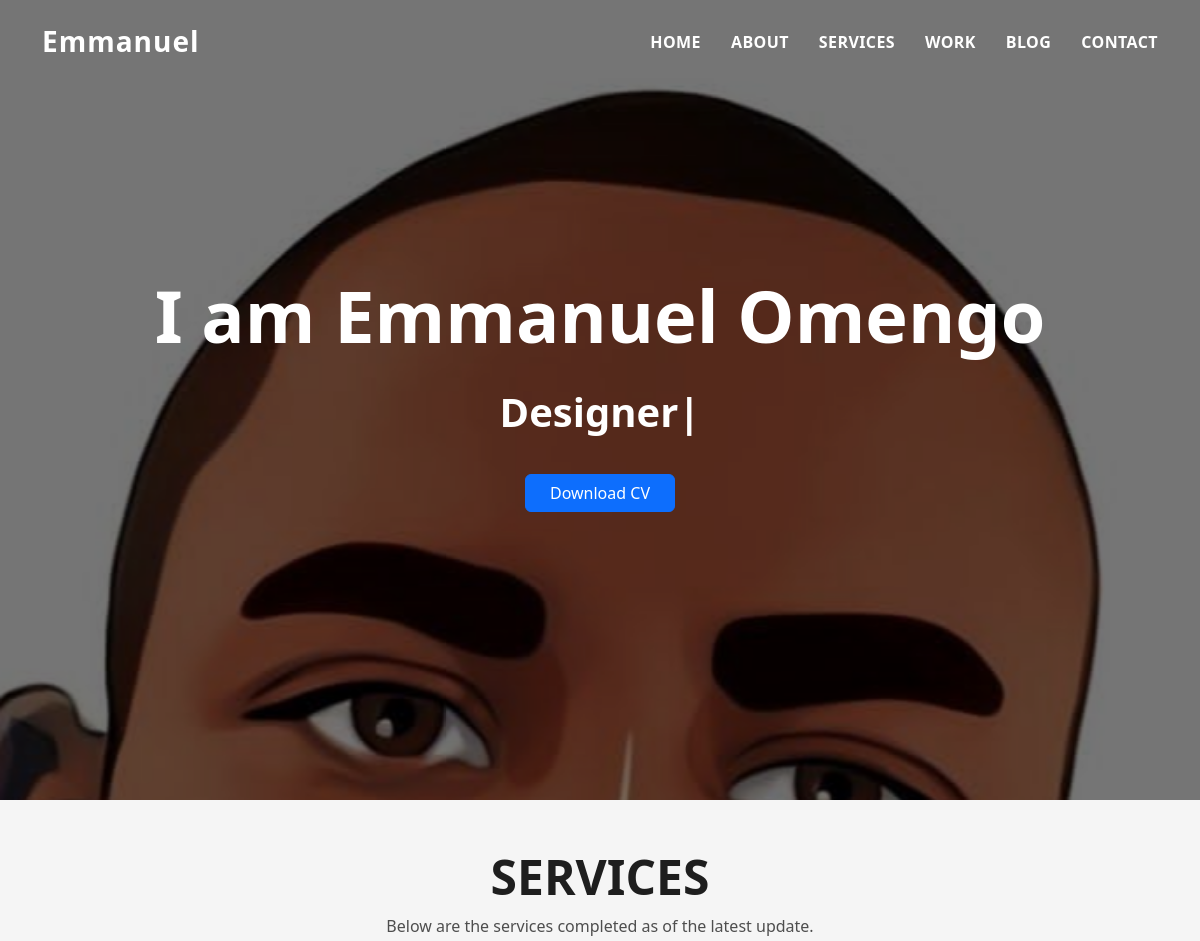
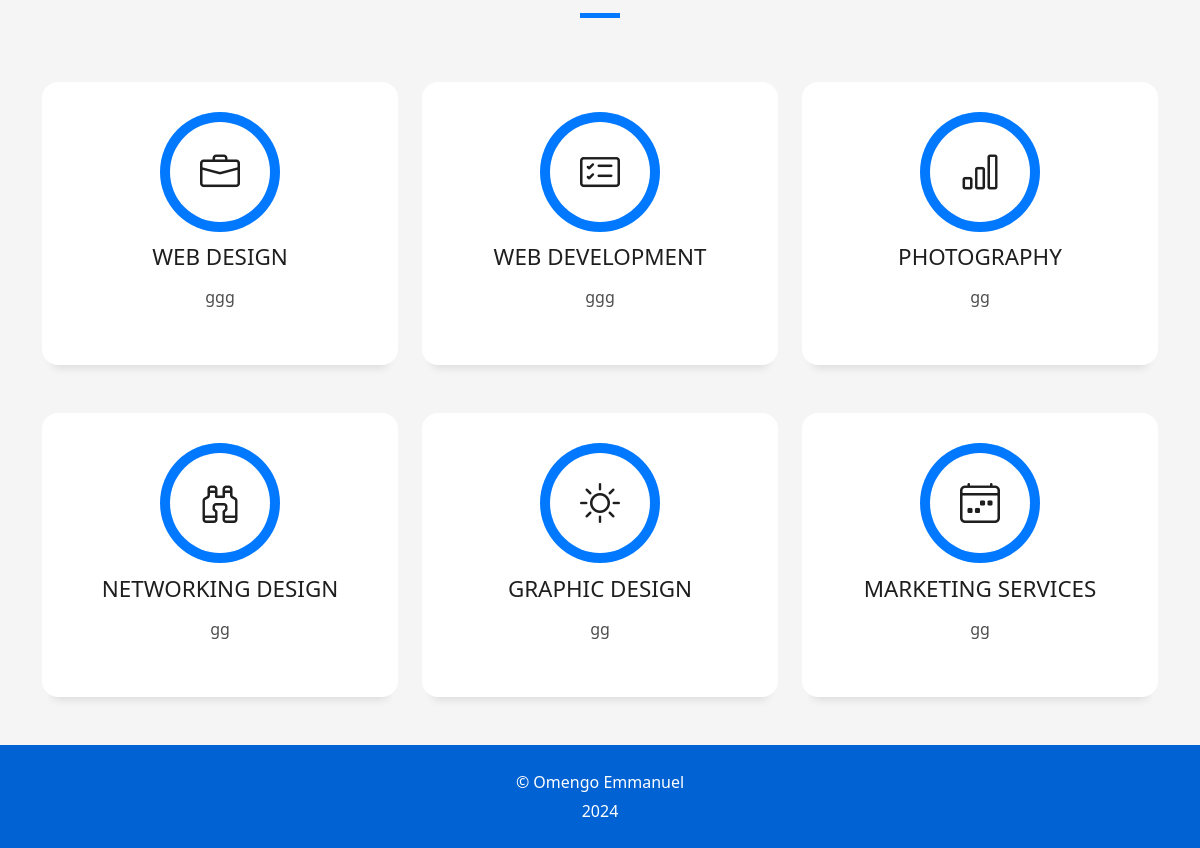
/services, run on the app's committed database (2 pictures, top to bottom).
### resume/models.py (models this page shows, shortened)
class servicess(models.Model):
    Web_Design_Description = models.CharField(max_length=2000, null=False, blank=False)
    Web_Development_Description = models.CharField(max_length=2000, null=False, blank=False)
    Photography_Description = models.CharField(max_length=2000, null=False, blank=False)
    Network_Design_Description = models.CharField(max_length=2000, null=False, blank=False)
    Graphic_Design_Description = models.CharField(max_length=2000, null=False, blank=False)
    Marketig_Services_Description = models.CharField(max_length=2000, null=False, blank=False)

### resume/views.py (the view)
# urls.py: path('services', views.services, name="services"),
def services(request):
    service = servicess.objects.all()
    return render(request, 'services.html', {'service': service})

### resume/templates/services.html (shortened to what this page needs)
{% extends 'layout.html' %}
{% load static %}
{% block body %}
 <main id="main">
 {% for s in service %}
    <section id="services" class="services-mf pt-5 route">
      <div class="container">
        <div class="row">
          <div class="col-sm-12">
            <div class="title-box text-center">
              <h3 class="title-a">
                Services
              </h3>
              <p class="subtitle-a">
                Below are the services completed as of the latest update.
              </p>
              <div class="line-mf"></div>
            </div>
          </div>
        </div>
        <div class="row">
          <div class="col-md-4">
            <div class="service-box">
              <div class="service-ico">
                <span class="ico-circle"><i class="bi bi-briefcase"></i></span>
              </div>
              <div class="service-content">
                <h2 class="s-title">Web Design</h2>
                <p class="s-description text-center">
                  {{ s.Web_Design_Description }}
                </p>
              </div>
            </div>
          </div>
          <div class="col-md-4">
            <div class="service-box">
              <div class="service-ico">
                <span class="ico-circle"><i class="bi bi-card-checklist"></i></span>
              </div>
              <div class="service-content">
                <h2 class="s-title">Web Development</h2>
                <p class="s-description text-center">
                  {{ s.Web_Development_Description }}
                </p>
              </div>
            </div>
          </div>
          <div class="col-md-4">
            <div class="service-box">
              <div class="service-ico">
                <span class="ico-circle"><i class="bi bi-bar-chart"></i></span>
              </div>
              <div class="service-content">
                <h2 class="s-title">Photography</h2>
                <p class="s-description text-center">
                  {{ s.Photography_Description }}
                </p>
              </div>
            </div>
          </div>
          <div class="col-md-4">
            <div class="service-box">
              <div class="service-ico">
                <span class="ico-circle"><i class="bi bi-binoculars"></i></span>
              </div>
              <div class="service-content">
                <h2 class="s-title">Networking Design</h2>
                <p class="s-description text-center">
                  {{ s.Network_Design_Description }}
                </p>
              </div>
            </div>
          </div>
          <div class="col-md-4">
            <div class="service-box">
              <div class="service-ico">
                <span class="ico-circle"><i class="bi bi-brightness-high"></i></span>
              </div>
              <div class="service-content">
                <h2 class="s-title">Graphic Design</h2>
                <p class="s-description text-center">
                  {{ s.Graphic_Design_Description }}
                </p>
              </div>
            </div>
          </div>
          <div class="col-md-4">
            <div class="service-box">
              <div class="service-ico">
                <span class="ico-circle"><i class="bi bi-calendar4-week"></i></span>
              </div>
              <div class="service-content">
                <h2 class="s-title">Marketing Services</h2>
                <p class="s-description text-center">
                {{ s.Marketig_Services_Description }}
                </p>
              </div>
            </div>
          </div>
        </div>
      </div>
    </section>
 {% endfor %}
 </main>
  <footer>
    <div class="container">
      <div class="row">
        <div class="col-sm-12">
          <div class="copyright-box">
            <p class="copyright"> &copy; Omengo Emmanuel <strong></strong></p>
            <div class="credits">
                2024
            </div>
          </div>
        </div>
      </div>
    </div>
  </footer>
</body>
</html>
{% endblock %}

### resume/static/css/style.css (style rules this page uses)
body { background-color: #f5f5f5; color: #4e4e4e; }
h1, h2, h3, h4, h5, h6 { color: #1e1e1e; }
.box-shadow, .card-blog, .work-box, .service-box, .paralax-mf { box-shadow: 0 13px 8px -10px rgba(0, 0, 0, 0.1); }
.title-box { margin-bottom: 4rem; }
.title-a { text-decoration: none; font-size: 3rem; font-weight: bold; text-transform: uppercase; }
.subtitle-a { text-decoration: none; color: #4e4e4e; }
.line-mf { width: 40px; height: 5px; background-color: #0078ff; margin: 0 auto; }
.ico-circle { height: 100px; width: 100px; font-size: 2rem; border-radius: 50%; line-height: 1.55; margin: 0 auto; text-align: center; box-shadow: 0 0 0 10px #0078ff; display: block; }
.service-box { background-color: #fff; padding: 2.5rem 1.3rem; border-radius: 1rem; margin-bottom: 3rem; text-align: center; }
.service-box .service-ico { margin-bottom: 1rem; color: #1e1e1e; }
.service-box .ico-circle { transition: all 500ms ease; display: inline-flex; align-items: center; justify-content: center; }
.service-box .ico-circle i { line-height: 0; font-size: 40px; }
.service-box .s-title { font-size: 1.4rem; text-transform: uppercase; text-align: center; padding: 0.4rem 0; }
.service-box .s-description { color: #4e4e4e; }
footer { text-align: center; color: #fff; padding: 25px 0; background: #0062d3; }
footer .copyright { margin-bottom: 0.3rem; }
footer .credits { margin-bottom: 0; }

### data on the page
servicess: Web_Design_Description "ggg", Web_Development_Description "ggg", Photography_Description "gg", Network_Design_Description "gg", Graphic_Design_Description "gg", Marketig_Services_Description "gg"
